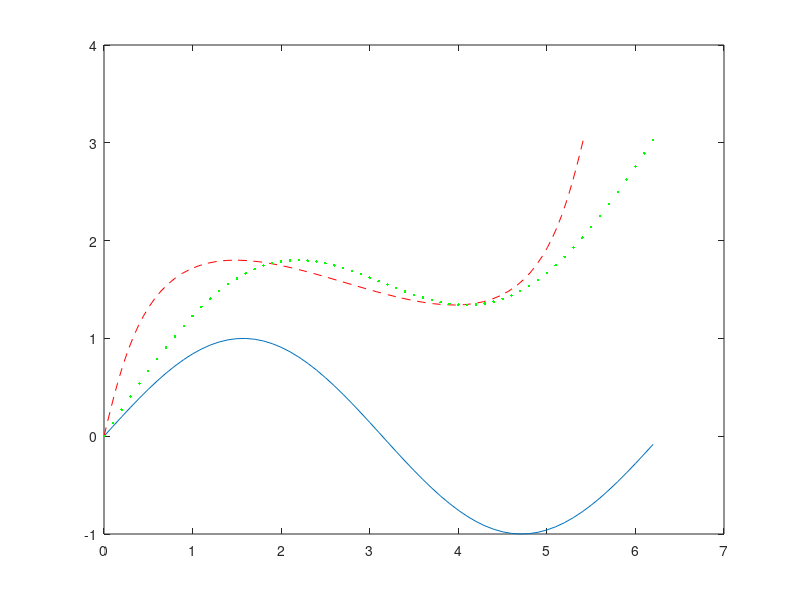

Write the MATLAB code that produced this figure. (Note: this script raises an error after producing the figure.)
% acceleration 
% LBY 20180515



x1 = 0:0.1:2*pi;
y1 = sin(x1);

figure;
plot(x1,y1); hold on;

%%%%%%%%%%%%% tranform according to specific angle

angle = pi/6; % change the rotation angle here

[theta,rho] = cart2pol(x1,y1);
theta_trans = theta + angle;
[x2,y2] = pol2cart(theta_trans,rho);

% figure;
plot(x2,y2,'r--');hold on;

%%%%%%%%%%%%% calculate the projection of transformed results to x axis

plot(x1,y2,'g.');





a;